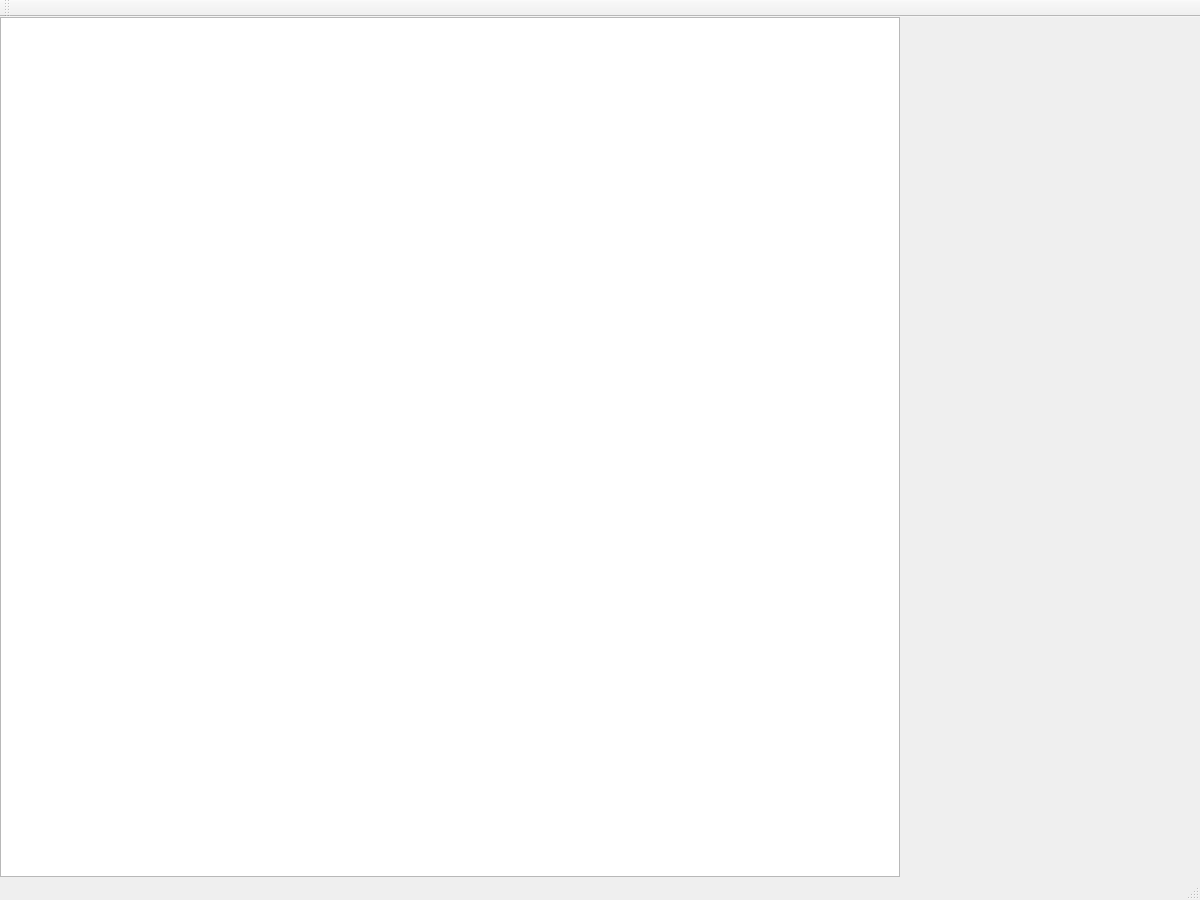
<?xml version="1.0" encoding="UTF-8"?>
<ui version="4.0">
 <class>MainWindow</class>
 <widget class="QMainWindow" name="MainWindow">
  <property name="geometry">
   <rect>
    <x>0</x>
    <y>0</y>
    <width>1200</width>
    <height>900</height>
   </rect>
  </property>
  <property name="windowTitle">
   <string>MainWindow</string>
  </property>
  <widget class="QWidget" name="centralWidget">
   <widget class="QGraphicsView" name="graphicsView">
    <property name="geometry">
     <rect>
      <x>0</x>
      <y>0</y>
      <width>900</width>
      <height>860</height>
     </rect>
    </property>
   </widget>
  </widget>
  <widget class="QMenuBar" name="menuBar">
   <property name="geometry">
    <rect>
     <x>0</x>
     <y>0</y>
     <width>1200</width>
     <height>24</height>
    </rect>
   </property>
  </widget>
  <widget class="QToolBar" name="mainToolBar">
   <attribute name="toolBarArea">
    <enum>TopToolBarArea</enum>
   </attribute>
   <attribute name="toolBarBreak">
    <bool>false</bool>
   </attribute>
  </widget>
  <widget class="QStatusBar" name="statusBar"/>
 </widget>
 <layoutdefault spacing="6" margin="11"/>
 <resources/>
 <connections/>
</ui>
